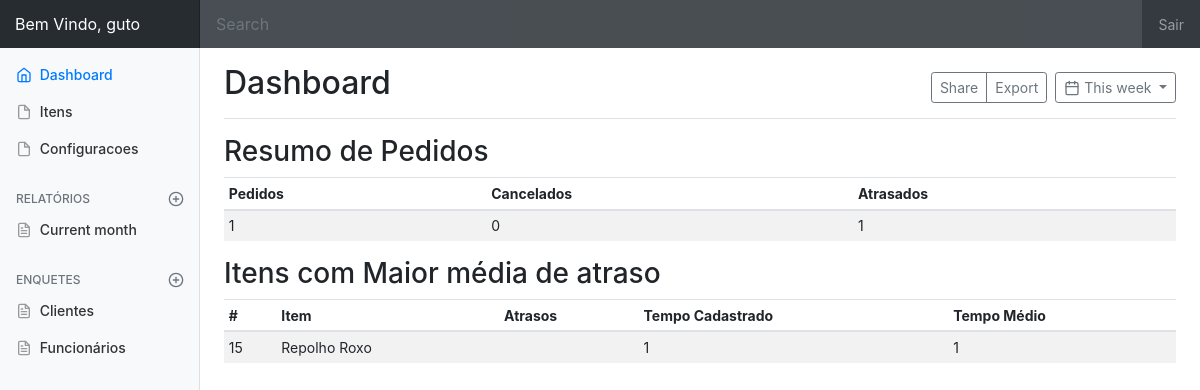
Before: /dashboard/ (signed in) with the older database file.
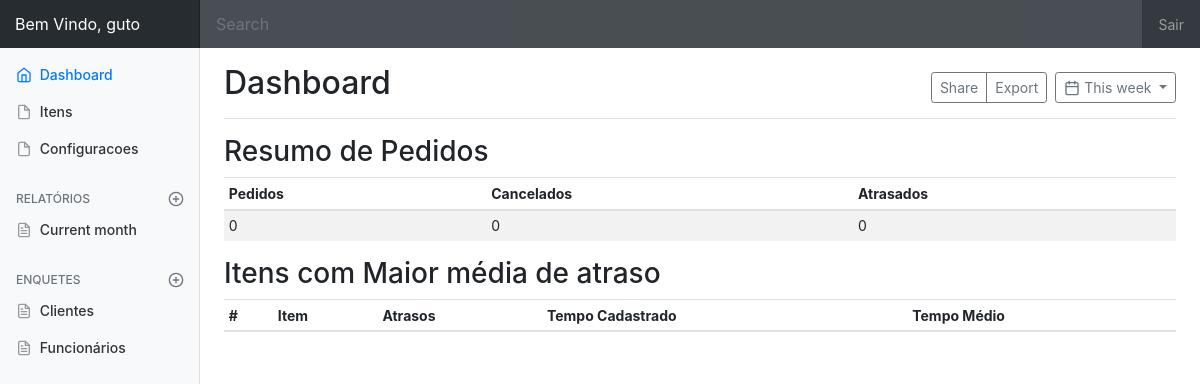
After: the same page with the newer database file.
### core/models.py (models this page shows, shortened)
class Item(models.Model):
    DESTINO_CHOICES = (
        ('Cozinha Fria', 'Cozinha Fria'),
        ('Cozinha Quente', 'Cozinha Quente'),
        ('Sobremesas', 'Sobremesas'),
    )
    nome = models.CharField('Nome', max_length=100)
    tempo_preparo = models.IntegerField('Tempo de Preparo (Min)')
    ativo = models.BooleanField('Ativo?', default=True)
    diario = models.BooleanField('Cardápio Diário', default=False,)
    destino = models.CharField('Cozinha Destino', max_length=14, choices=DESTINO_CHOICES)
    data_cadastro = models.DateTimeField('Data de Cadastro', auto_now_add=True)
    data_atualizacao = models.DateTimeField('Data de Atualização', auto_now=True)
    class Meta:
        verbose_name = 'Item'
        verbose_name_plural = 'Itens'

### gerencia/views.py (the view)
# urls.py: path('', views.dashboard, name='dashboard'),
@login_required(login_url='/logar/')
def dashboard(request):
    User = request.user
    itens = Item.objects.all()
    pedidos_atrasados = PedidoAtrasado.objects.all()
    pedidos = Pedido.objects.all()
    contexto = {
        'titulo_pagina': 'Gestão de Pedidos',
        'usuario': User,
        'itens': itens,
        'pedidos': pedidos,
        'total_pedidos': pedidos.count(),
        'total_pedidos_cancelados': pedidos.filter(situacao='Cancelado').count(),
        'pedidos_atrasados': pedidos_atrasados,
        'total_pedidos_atrasados': pedidos_atrasados.count(),
    }
    return render(request, 'gerencia/dashboard.html', contexto)

### gerencia/templates/gerencia/dashboard.html
{% extends 'gerencia/base_dashboard.html' %}
{% block conteudo %}
          <h3>Resumo de Pedidos</h3>
          <div class="table-responsive">
            <table class="table table-striped table-sm">
              <thead>
                <tr>
                  <th>Pedidos</th>
                  <th>Cancelados</th>
                  <th>Atrasados</th>
                </tr>
              </thead>
              <tbody>
                <tr>
                  <td>{{ total_pedidos }}</td>
                  <td>{{ total_pedidos_cancelados }}</td>
                  <td>{{ total_pedidos_atrasados }}</td>
                </tr>
              </tbody>
            </table>
          </div>
          <h3>Itens com Maior média de atraso</h3>
          <div class="table-responsive">
            <table class="table table-striped table-sm">
              <thead>
                <tr>
                  <th>#</th>
                  <th>Item</th>
                  <th>Atrasos</th>
                  <th>Tempo Cadastrado</th>
                  <th>Tempo Médio</th>
                </tr>
              </thead>
              <tbody>
              {% for pedido_atrasado in pedidos_atrasados %}
                {% for pedido in pedidos %}
                  {% if pedido.id == pedido_atrasado.pedido_id %}
                    {% for item in itens %}
                      {% if item.id == pedido.item_id %}
                    <tr>
                      <td>{{ item.id }}</td>
                      <td>{{ item.nome }}</td>
                      <td>{{ pedido.item_id.nome }}</td>
                      <td>{{ total_pedidos_atrasados }}</td>
                      <td>{{ total_pedidos_atrasados }}</td>
                    </tr>
                  {% endif %}
                {% endfor %}
              {% endif %}
                {% endfor %}
              {% endfor %}
              </tbody>
            </table>
          </div>
{% endblock %}

Changed rows visible on the page:
removed Item: id "15", nome "Repolho Roxo", total_pedidos_atrasados "1"
Other visible differences:
{{ total_pedidos }}: "1" → "0"
{{ total_pedidos_atrasados }}: "1" → "0"
